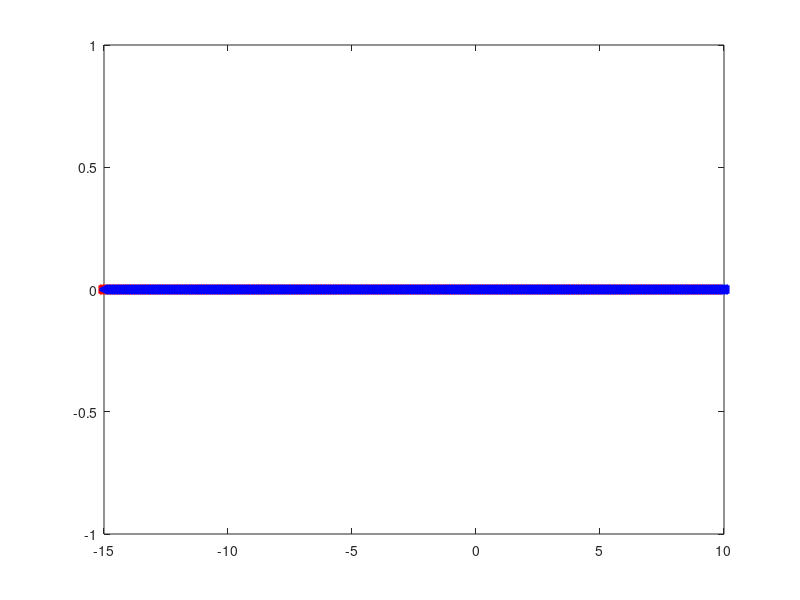

The MATLAB source for this figure:
% Probability of deteciton with SNR...
snr = -15:0.1:10;
noise = 77.322e-9;
threshold = 4500000.7e-9;
snrlinear = 10.^(snr/10);
N=32;
pd = qfunc((threshold-N*2*noise*(1+snrlinear))./...
    (sqrt(N*(1+2*snrlinear))*(2*noise)));
pf = qfunc((threshold-N*(2*noise))/(sqrt(N)*(2*noise)));
plot(snr,pd,'->r','LineWidth',2);
hold on;
plot(snr,pf,'-<b','LineWidth',2);
